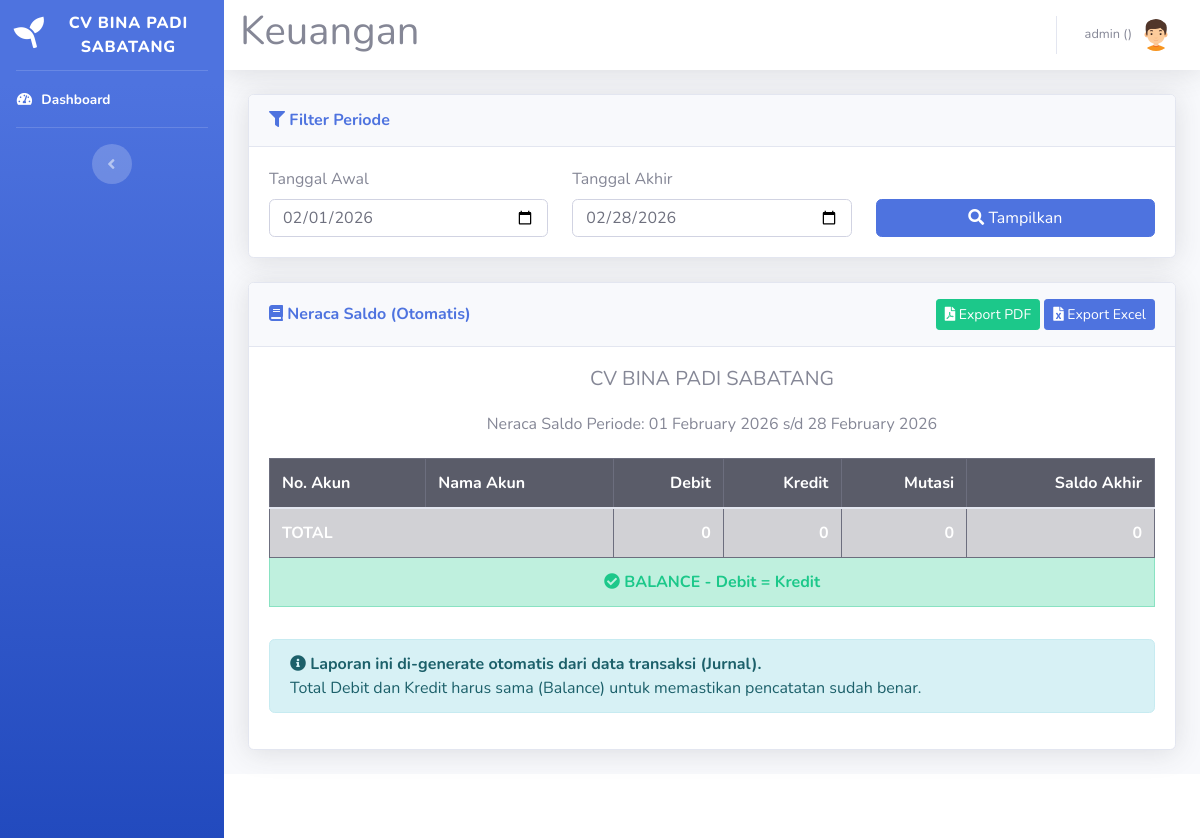
Before: /neraca-saldo-auto.php (signed in) with the older database file.
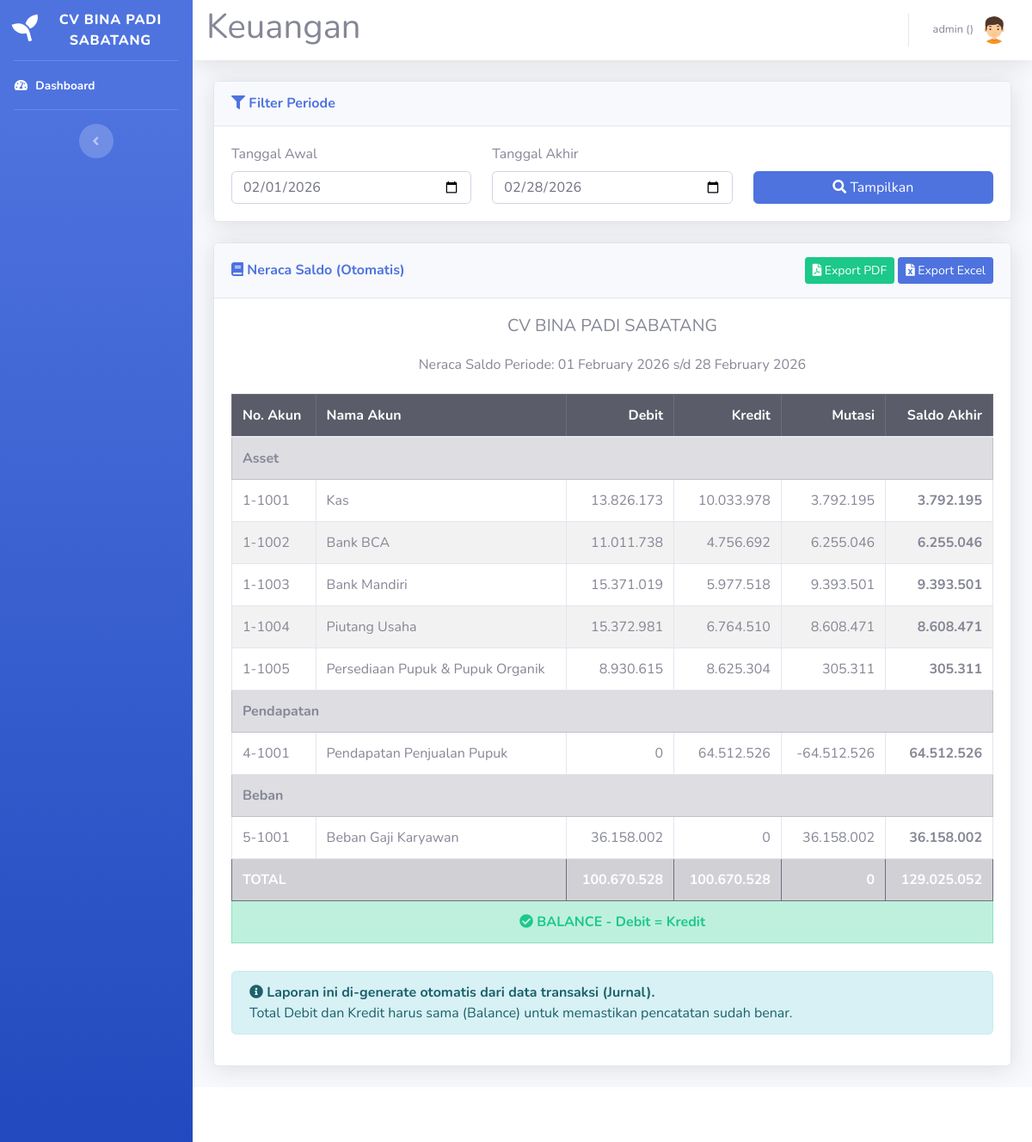
After: the same page with the newer database file.
### tables this page shows
CREATE TABLE `chart_of_accounts` (
  `id_akun` int(11) NOT NULL,
  `nomor_akun` varchar(20) NOT NULL,
  `nama_akun` varchar(100) NOT NULL,
  `jenis_akun` enum('Asset','Kewajiban','Ekuitas','Pendapatan','Beban') NOT NULL,
  `saldo_normal` enum('Debit','Kredit') NOT NULL,
  `kategori_arus_kas` varchar(20) DEFAULT NULL COMMENT 'Operasional/Investasi/Pendanaan',
  `is_active` tinyint(1) DEFAULT 1,
  `created_at` timestamp NOT NULL DEFAULT current_timestamp()
);

### neraca-saldo-auto.php (the view, shortened to what the changed rows need)
<?php
require_once 'includes/functions-jurnal.php';
?>
<!DOCTYPE html>
<html lang="en">
<head>
    <link href="vendor/fontawesome-free/css/all.min.css" rel="stylesheet">
    <link href="css/sb-admin-2.min.css" rel="stylesheet">
</head>
<body id="page-top">
    <?php
    require('sidebar.php');
    require('navbar.php');
    $tanggal_awal = isset($_GET['tanggal_awal']) ? $_GET['tanggal_awal'] : date('Y-m-01');
    $tanggal_akhir = isset($_GET['tanggal_akhir']) ? $_GET['tanggal_akhir'] : date('Y-m-t');
    $sql = "SELECT
                ca.id_akun,
                ca.nomor_akun,
                ca.nama_akun,
                ca.jenis_akun,
                ca.saldo_normal,
                COALESCE(SUM(jl.debit), 0) AS total_debit,
                COALESCE(SUM(jl.kredit), 0) AS total_kredit,
                COALESCE(SUM(jl.debit - jl.kredit), 0) AS mutasi,
                CASE
                    WHEN ca.saldo_normal = 'Debit' THEN COALESCE(SUM(jl.debit - jl.kredit), 0)
                    ELSE COALESCE(SUM(jl.kredit - jl.debit), 0)
                END AS saldo_akhir
            FROM chart_of_accounts ca
            LEFT JOIN journal_lines jl ON ca.id_akun = jl.id_akun
            LEFT JOIN journal_entries je ON jl.id_jurnal = je.id_jurnal
                AND je.tanggal BETWEEN '$tanggal_awal' AND '$tanggal_akhir'
            WHERE ca.is_active = 1
            GROUP BY ca.id_akun
            HAVING saldo_akhir != 0 OR total_debit > 0 OR total_kredit > 0
            ORDER BY ca.nomor_akun";
    $result = mysqli_query($koneksi, $sql);
    $sum_debit = 0;
    $sum_kredit = 0;
    $sum_saldo_akhir = 0;
    $neraca_by_jenis = [
        'Asset' => [],
        'Kewajiban' => [],
        'Ekuitas' => [],
        'Pendapatan' => [],
        'Beban' => []
    ];
    while ($row = mysqli_fetch_assoc($result)) {
        $neraca_by_jenis[$row['jenis_akun']][] = $row;
        $sum_debit += $row['total_debit'];
        $sum_kredit += $row['total_kredit'];
        $sum_saldo_akhir += $row['saldo_akhir'];
    }
    ?>
    <div id="content">
        <div class="container-fluid">
            <div class="card shadow mb-4">
                <div class="card-body">
                    <div class="table-responsive">
                        <table class="table table-bordered table-striped">
                            <thead class="table-dark">
                                <tr>
                                    <th>No. Akun</th>
                                    <th>Nama Akun</th>
                                    <th class="text-right">Debit</th>
                                    <th class="text-right">Kredit</th>
                                    <th class="text-right">Mutasi</th>
                                    <th class="text-right">Saldo Akhir</th>
                                </tr>
                            </thead>
                            <?php
                            $jenis_akun_list = ['Asset', 'Kewajiban', 'Ekuitas', 'Pendapatan', 'Beban'];
                            foreach ($jenis_akun_list as $jenis):
                                if (empty($neraca_by_jenis[$jenis])) continue;
                            ?>
                                <tr class="table-secondary">
                                    <th colspan="6"><?php echo $jenis; ?></th>
                                </tr>
                                <?php foreach ($neraca_by_jenis[$jenis] as $row): ?>
                                    <tr>
                                        <td><?php echo $row['nomor_akun']; ?></td>
                                        <td><?php echo $row['nama_akun']; ?></td>
                                        <td class="text-right"><?php echo number_format($row['total_debit'], 0, ',', '.'); ?></td>
                                        <td class="text-right"><?php echo number_format($row['total_kredit'], 0, ',', '.'); ?></td>
                                        <td class="text-right"><?php echo number_format($row['mutasi'], 0, ',', '.'); ?></td>
                                        <td class="text-right"><strong><?php echo number_format($row['saldo_akhir'], 0, ',', '.'); ?></strong></td>
                                    </tr>
                                <?php endforeach; ?>
                            <?php endforeach; ?>
                            <tr class="table-dark">
                                <th colspan="2">TOTAL</th>
                                <th class="text-right"><?php echo number_format($sum_debit, 0, ',', '.'); ?></th>
                                <th class="text-right"><?php echo number_format($sum_kredit, 0, ',', '.'); ?></th>
                                <th class="text-right"><?php echo number_format($sum_debit - $sum_kredit, 0, ',', '.'); ?></th>
                                <th class="text-right"><?php echo number_format($sum_saldo_akhir, 0, ',', '.'); ?></th>
                            </tr>
                        </table>
                    </div>
                </div>
            </div>
        </div>
    </div>
</body>
</html>

Changed rows visible on the page:
added chart_of_accounts: nomor_akun "1-1001", nama_akun "Kas", total_debit "13.826.173", total_kredit "10.033.978", mutasi "3.792.195", saldo_akhir "3.792.195", shown under "Asset"
added chart_of_accounts: nomor_akun "1-1002", nama_akun "Bank BCA", total_debit "11.011.738", total_kredit "4.756.692", mutasi "6.255.046", saldo_akhir "6.255.046", shown under "Asset"
added chart_of_accounts: nomor_akun "1-1003", nama_akun "Bank Mandiri", total_debit "15.371.019", total_kredit "5.977.518", mutasi "9.393.501", saldo_akhir "9.393.501", shown under "Asset"
added chart_of_accounts: nomor_akun "1-1004", nama_akun "Piutang Usaha", total_debit "15.372.981", total_kredit "6.764.510", mutasi "8.608.471", saldo_akhir "8.608.471", shown under "Asset"
added chart_of_accounts: nomor_akun "1-1005", nama_akun "Persediaan Pupuk & Pupuk Organik", total_debit "8.930.615", total_kredit "8.625.304", mutasi "305.311", saldo_akhir "305.311", shown under "Asset"
added chart_of_accounts: nomor_akun "4-1001", nama_akun "Pendapatan Penjualan Pupuk", total_debit "0", total_kredit "64.512.526", mutasi "-64.512.526", saldo_akhir "64.512.526", shown under "Pendapatan"
added chart_of_accounts: nomor_akun "5-1001", nama_akun "Beban Gaji Karyawan", total_debit "36.158.002", total_kredit "0", mutasi "36.158.002", saldo_akhir "36.158.002", shown under "Beban"
Other visible differences:
$sum_debit: "0" → "100.670.528"
$sum_kredit: "0" → "100.670.528"
$sum_saldo_akhir: "0" → "129.025.052"
new list line: "Asset"
new list line: "Pendapatan"
new list line: "Beban"
